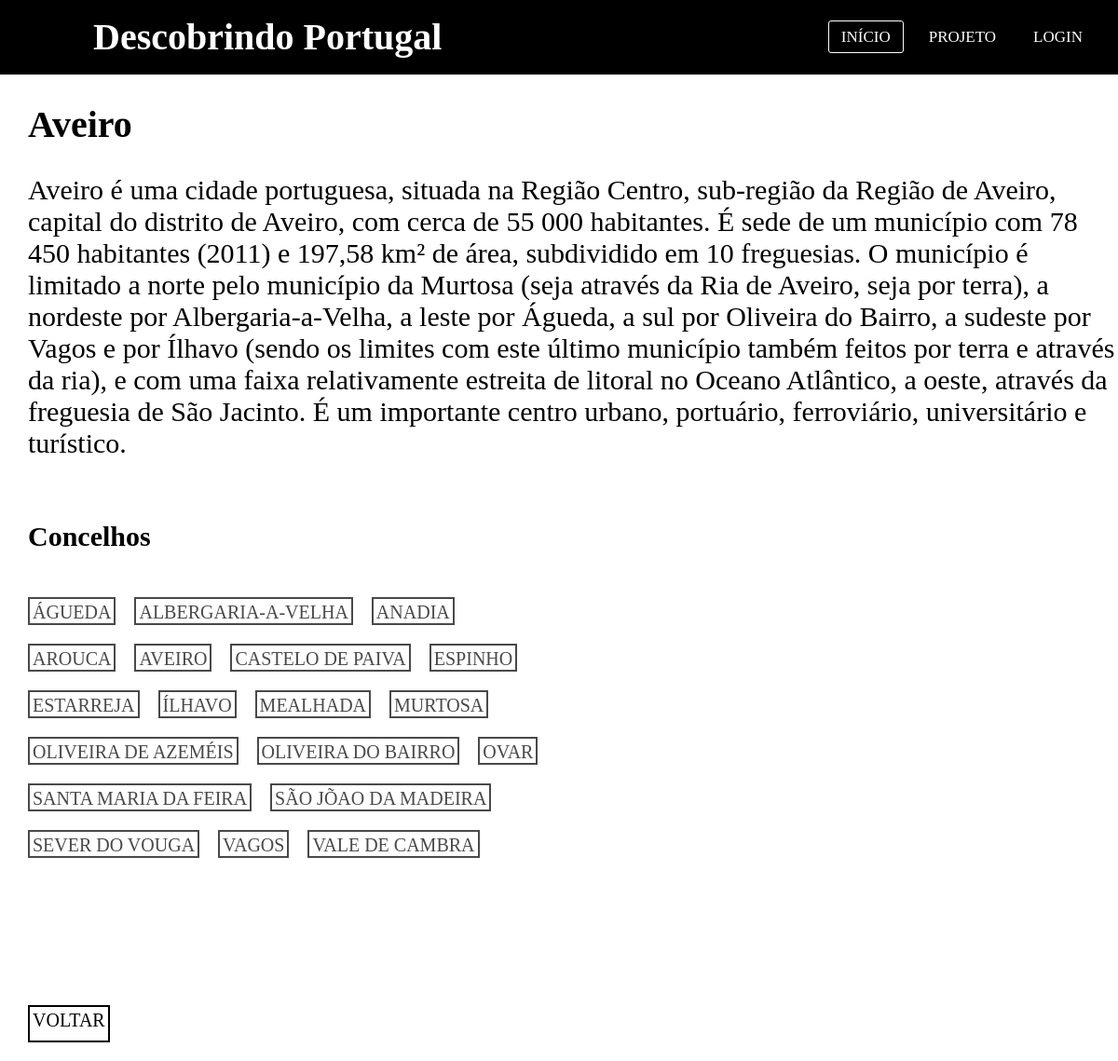
/distritos/aveiro.php, run on the app's committed database.
### tables this page shows
CREATE TABLE `distritos` (
  `id` int(11) NOT NULL,
  `distrito` varchar(50) NOT NULL,
  `descricao` text NOT NULL,
  `imagem` text NOT NULL,
  `modificado` timestamp NULL DEFAULT NULL
);

### distritos/aveiro.php (the view, shortened to what this page needs)
<?php
require '../cms/db_distritos.php';
?>
<!DOCTYPE html>
<html>
<head>
    <link rel="stylesheet" href="../includes/style.css">
    <link rel="stylesheet" href="../includes/distritos.css">
</head>
<body>
  <?php include_once('header2.php'); ?>
  <?php
  $rec = mysqli_query($db, "SELECT * FROM distritos WHERE distrito='Aveiro'");
  $record = mysqli_fetch_array($rec);
  ?>
  <div id="conteudo">
    <h1> <?php echo $record['distrito']; ?> </h1>
    <p> <?php echo $record['descricao']; ?> </p><br><br>
    <div style="width: 100%;">
      <div class="imagens" style="float: right; width: 40%; height: 100%;">
        <img src="<?php echo $record['imagem']; ?>" alt="" width="100%">
      </div>
      <div class="concelhos" style="width: 50%; height: 100%; float: left;">
      <h2>Concelhos</h2><br>
        <ol type="1">
          <li><a class="example_c"href="aveiro/agueda.php">Águeda</a></li>
          <li><a class="example_c"href="aveiro/albergaria.php">Albergaria-a-Velha</a></li>
          <li><a class="example_c"href="aveiro/anadia.php">Anadia</a></li>
          <li><a class="example_c"href="aveiro/arouca.php">Arouca</a></li>
          <li><a class="example_c"href="aveiro/aveiro.php">Aveiro</a></li>
          <li><a class="example_c"href="aveiro/castelodepaiva.php">Castelo de Paiva</a></li>
          <li><a class="example_c"href="aveiro/espinho.php">Espinho</a></li>
          <li><a class="example_c"href="aveiro/estarreja.php">Estarreja</a></li>
          <li><a class="example_c"href="aveiro/ilhavo.php">Ílhavo</a></li>
          <li><a class="example_c"href="aveiro/mealhada.php">Mealhada</a></li>
          <li><a class="example_c"href="aveiro/murtosa.php">Murtosa</a></li>
          <li><a class="example_c"href="aveiro/oliveiradeazemeis.php">Oliveira de Azeméis</a></li>
          <li><a class="example_c"href="aveiro/oliveiradobairro.php">Oliveira do Bairro</a></li>
          <li><a class="example_c"href="aveiro/ovar.php">Ovar</a></li>
          <li><a class="example_c"href="aveiro/santamariadafeira.php">Santa Maria da Feira</a></li>
          <li><a class="example_c"href="aveiro/saojoaodamadeira.php">São Jõao da Madeira</a></li>
          <li><a class="example_c"href="aveiro/severdovouga.php">Sever do Vouga</a></li>
          <li><a class="example_c"href="aveiro/vagos.php">Vagos</a></li>
          <li><a class="example_c"href="aveiro/valedecambra.php">Vale de Cambra</a></li>
        </ol>
        <br><br><br><br><br><br>
        <ol>
          <li><a class="voltar" href="../mapa.php">Voltar</a></li>
        </ol>
      </div>
    </div>
  </div>
</body>
</html>

### includes/style.css (style rules this page uses)
* { padding: 0; margin: 0; text-decoration: none; list-style: none; box-sizing: border-box; }
body { font-family }

### includes/distritos.css (style rules this page uses)
html, body { min-height:100%; }
body { height:100vh; }
h1 { font-size: 40px; padding: 30px 0px 0px 30px; }
h2 { font-size: 30px; padding: 30px 0px 0px 30px; }
ol { font-size: 20px; padding: 30px 0px 0px 30px; }
p { font-size: 30px; padding: 30px 0px 0px 30px; }
img { padding: 40px 40px 0px 0px; }
.concelhos ol li { padding-bottom: 20px; padding-right: 15px; display: inline-flex; }
.example_c { color: #494949 !important; text-transform: uppercase; height: 30px; text-decoration: none; background: #ffffff; padding: 3px; border: 2px solid #494949 !important; display: inline-block; transition: all 0.4s ease 0s; }
.voltar { color: black !important; text-transform: uppercase; height: 40px; text-decoration: none; background: white; padding: 3px; border: 2px solid black !important; display: inline-block; transition: all 0.4s ease 0s; }

### data on the page
distritos: distrito "Aveiro", descricao "Aveiro é uma cidade portuguesa, situada na Região Centro, sub-região da Região de Aveiro, capital do distrito de Aveiro, com cerca de 55 000 habitantes. É sede de um município com 78 450 habitantes (2011) e 197,58 km² de área, subdividido em 10 freguesias. O município é limitado a norte pelo município da Murtosa (seja através da Ria de Aveiro, seja por terra), a nordeste por Albergaria-a-Velha, a leste por Águeda, a sul por Oliveira do Bairro, a sudeste por Vagos e por Ílhavo (sendo os limites com este último município também feitos por terra e através da ria), e com uma faixa relativamente estreita de litoral no Oceano Atlântico, a oeste, através da freguesia de São Jacinto. É um…"
